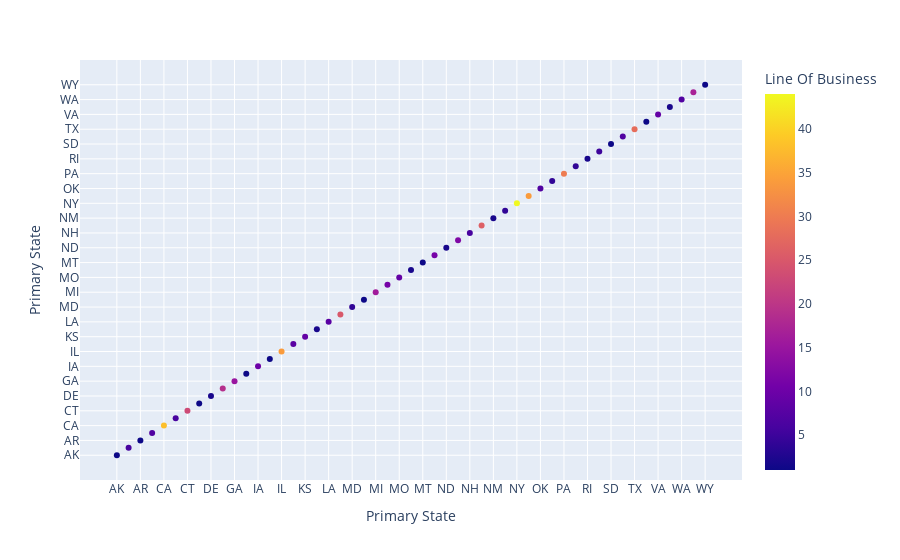

Here is the notebook cell this chart was saved with:
### Code cell
px.scatter(pc_data_grp, x="Primary State", y="Primary State", color="Line Of Business")

### Figure 1 — Plotly figure (JSON) as saved in the notebook; plotly's stock layout.template omitted (floating-point values rounded to 4 significant figures)
{"data": [{"hovertemplate": "Primary State=%{y}<br>Line Of Business=%{marker.color}<extra></extra>", "legendgroup": "", "marker": {"color": [1, 6, 1, 7, 38, 6, 23, 1, 2, 19, 15, 1, 10, 1, 34, 8, 9, 2, 8, 25, 4, 1, 16, 11, 9, 2, 1, 11, 2, 12, 6, 26, 2, 4, 44, 34, 7, 4, 30, 4, 2, 5, 1, 7, 28, 1, 9, 2, 7, 17, 1], "coloraxis": "coloraxis", "symbol": "circle"}, "mode": "markers", "name": "", "orientation": "v", "showlegend": false, "type": "scatter", "x": ["AK", "AL", "AR", "AZ", "CA", "CO", "CT", "DC", "DE", "FL", "GA", "HI", "IA", "ID", "IL", "IN", "KS", "KY", "LA", "MA", "MD", "ME", "MI", "MN", "MO", "MS", "MT", "NC", "ND", "NE", "NH", "NJ", "NM", "NV", "NY", "OH", "OK", "OR", "PA", "PR", "RI", "SC", "SD", "TN", "TX", "UT", "VA", "VT", "WA", "WI", "WY"], "xaxis": "x", "y": ["AK", "AL", "AR", "AZ", "CA", "CO", "CT", "DC", "DE", "FL", "GA", "HI", "IA", "ID", "IL", "IN", "KS", "KY", "LA", "MA", "MD", "ME", "MI", "MN", "MO", "MS", "MT", "NC", "ND", "NE", "NH", "NJ", "NM", "NV", "NY", "OH", "OK", "OR", "PA", "PR", "RI", "SC", "SD", "TN", "TX", "UT", "VA", "VT", "WA", "WI", "WY"], "yaxis": "y"}], "layout": {"autosize": true, "coloraxis": {"colorbar": {"title": {"text": "Line Of Business"}}, "colorscale": [[0, "#0d0887"], [0.1111, "#46039f"], [0.2222, "#7201a8"], [0.3333, "#9c179e"], [0.4444, "#bd3786"], [0.5556, "#d8576b"], [0.6667, "#ed7953"], [0.7778, "#fb9f3a"], [0.8889, "#fdca26"], [1, "#f0f921"]]}, "legend": {"tracegroupgap": 0}, "margin": {"t": 60}, "xaxis": {"anchor": "y", "autorange": true, "domain": [0, 1], "range": [-3.168, 53.17], "title": {"text": "Primary State"}, "type": "category"}, "yaxis": {"anchor": "x", "autorange": true, "domain": [0, 1], "range": [-3.871, 53.87], "title": {"text": "Primary State"}, "type": "category"}}}
